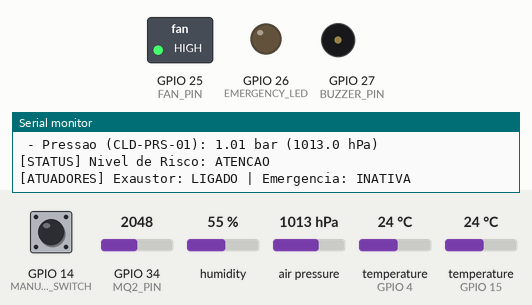
The sketch below on a simulated ESP32. Parts: switched loads named in the sketch (green lamp = pin HIGH), output pins drawn as LEDs (lit = HIGH), buzzer (waves = sounding, pin HIGH), the last lines printed to the serial monitor. The test bench sets the inputs (shaded band); at power-on: GPIO 34 (MQ2_PIN) = 2048, GPIO 14 (MANUAL_SWITCH) HIGH, humidity 55 %, air pressure 1013 hPa, temperature (sensors on GPIO 4, GPIO 15) 24 °C (analog values on the 0–4095 scale). WiFi joins after 1.5 s; servers stay silent unless stated; random numbers use the default seed unless the sketch sets one; no MQTT or app messages arrive unless stated.

Above: at 2.8 s.
2.9 s: GPIO 34 (MQ2_PIN) set to 2445
8.0 s: GPIO 34 (MQ2_PIN) set to 2536
At 9.4 s:
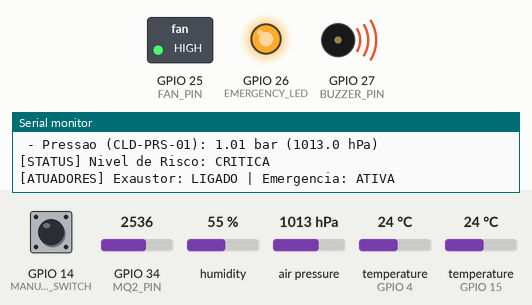
13.0 s: GPIO 34 (MQ2_PIN) set to 1960
At 14.2 s:
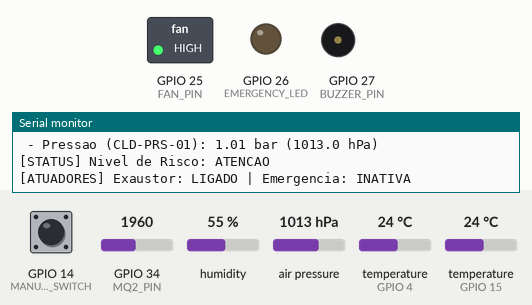
14.5 s: GPIO 34 (MQ2_PIN) set to 2866
At 16.2 s:
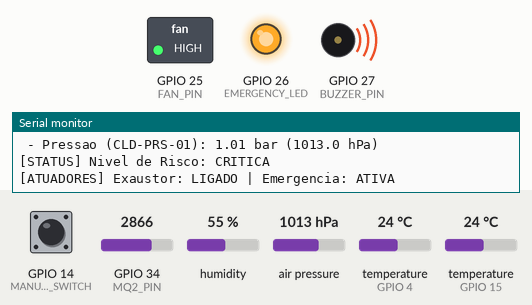
Timing chart, 0 to 17.5 s (numbered marks = the images above; inputs shaded):
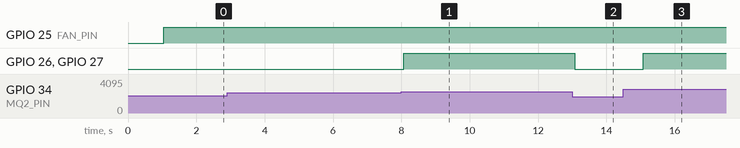

Measured:
- the behaviour switches between 2499 and 2500 on GPIO 34 (MQ2_PIN) (found by bisection; images 0 and 1)
- after the input at 8.0 s, GPIO 26 (EMERGENCY_LED), GPIO 27 (BUZZER_PIN): LOW → HIGH after 0.08 s
- after the input at 13.0 s, GPIO 26 (EMERGENCY_LED), GPIO 27 (BUZZER_PIN): HIGH → LOW after 0.08 s
- after the input at 14.5 s, GPIO 26 (EMERGENCY_LED), GPIO 27 (BUZZER_PIN): LOW → HIGH after 0.58 s

The sketch:

sketch.ino
```cpp
// =====================================================
// SAFECORE - MONITORAMENTO INDUSTRIAL IoT
// ESP32 + MQTT + Wokwi — Setor: Caldeira (Quimex)
// =====================================================

#include <WiFi.h>
#include <Wire.h>
#include <PubSubClient.h>
#include <DHT.h>
#include <Adafruit_BMP085.h>
#include <OneWire.h>
#include <DallasTemperature.h>

// WIFI (Wokwi)
const char* WIFI_SSID = "Wokwi-GUEST";
const char* WIFI_PASSWORD = "";

// MQTT - Broker Público e Sala do Setor Caldeira da Quimex
const char* MQTT_HOST = "broker.mqtt.cool";
const uint16_t MQTT_PORT = 1883;
const char* COMPANY_ID = "quimex";
const char* SECTOR_ID = "caldeira";
const char* DEVICE_ID = "quimex-caldeira-01";
const char* MQTT_BASE = "safecore/quimex/caldeira";

// PINOS
#define DHT_PIN 15
#define DHT_TYPE DHT22
#define MQ2_PIN 34
#define FAN_PIN 25
#define EMERGENCY_LED 26
#define BUZZER_PIN 27
#define MANUAL_SWITCH 14
#define DS18B20_PIN 4

// SENSORES E CONEXOES
DHT dht(DHT_PIN, DHT_TYPE);
Adafruit_BMP085 bmp;
OneWire oneWire(DS18B20_PIN);
DallasTemperature boilerTempSensor(&oneWire);

WiFiClient wifiClient;
PubSubClient mqtt(wifiClient);

// LIMITES DE SEGURANCA DA CALDEIRA
const float TEMP_FAN_ON_C = 30.0;
const float TEMP_EMERGENCY_C = 45.0;
const float HUMIDITY_WARNING_PERCENT = 80.0;

const int GAS_WARNING_RAW = 1800;
const int GAS_EMERGENCY_RAW = 2500;

const float BOILER_TEMP_WARNING_C = 50.0;
const float BOILER_TEMP_EMERGENCY_C = 55.0;

const float PRESSURE_WARNING_HPA = 1030.0;
const float PRESSURE_EMERGENCY_HPA = 1050.0;

// INTERVALOS
const unsigned long SENSOR_INTERVAL_MS = 1000;
const unsigned long MQTT_INTERVAL_MS = 2000;
const unsigned long WIFI_RETRY_MS = 5000;
const unsigned long MQTT_RETRY_MS = 3000;

// ESTADO DOS SENSORES
float ambientTempC = NAN;
float humidityPercent = NAN;
float boilerTempC = NAN;
float pressureHpa = NAN;
float pressureBar = NAN;
float gasLelPercent = 0.0;
int gasRaw = 0;

bool bmpAvailable = false;
bool fanOn = false;
bool emergency = false;
bool manualVentilation = false;
bool remoteVentilation = false;

bool ambientSensorFault = true;
bool boilerSensorFault = true;
bool pressureSensorFault = true;

String riskLevel = "INICIALIZANDO";
String riskReasons = "";

unsigned long lastSensorRead = 0;
unsigned long lastPublish = 0;
unsigned long lastWifiAttempt = 0;
unsigned long lastMqttAttempt = 0;

// =====================================================
// CALLBACK MQTT (COMANDOS REMOTOS DO APP FLUTTER)
// =====================================================
void onMqttMessage(char* topic, byte* payload, unsigned int length) {
  String msg;
  for (unsigned int i = 0; i < length; i++) {
    msg += (char)payload[i];
  }
  msg.trim();

  Serial.print("[MQTT] Comando recebido em ");
  Serial.print(topic);
  Serial.print(": ");
  Serial.println(msg);

  if (msg.indexOf("ventilacao") >= 0 || msg == "FAN_ON") {
    remoteVentilation = true;
    digitalWrite(FAN_PIN, HIGH);
  } else if (msg == "FAN_OFF" || msg.indexOf("liberacao") >= 0) {
    remoteVentilation = false;
  }
}

// =====================================================
// CONEXAO WIFI (NAO BLOQUEANTE)
// =====================================================
void connectWiFi() {
  if (WiFi.status() == WL_CONNECTED) return;

  unsigned long now = millis();
  if (now - lastWifiAttempt < WIFI_RETRY_MS) return;

  lastWifiAttempt = now;
  Serial.println("[WiFi] Conectando ao Wi-Fi...");
  WiFi.mode(WIFI_STA);
  WiFi.begin(WIFI_SSID, WIFI_PASSWORD);
}

// =====================================================
// CONEXAO MQTT (NAO BLOQUEANTE COM CLIENT ID UNICO)
// =====================================================
void connectMQTT() {
  if (WiFi.status() != WL_CONNECTED || mqtt.connected()) return;

  unsigned long now = millis();
  if (now - lastMqttAttempt < MQTT_RETRY_MS) return;

  lastMqttAttempt = now;

  // Garante um ClientID único a cada reconexão
  String clientId = String("SafeCore-") + DEVICE_ID + "-" + String(random(1000, 9999));
  String statusTopic = String(MQTT_BASE) + "/status";
  String cmdTopic = String(MQTT_BASE) + "/command";

  Serial.print("[MQTT] Tentando conexao com ");
  Serial.print(MQTT_HOST);
  Serial.print("...");

  // Last Will: informa 'offline' em caso de queda brusca
  bool connected = mqtt.connect(
    clientId.c_str(),
    statusTopic.c_str(),
    0,
    true,
    "offline"
  );

  if (connected) {
    Serial.println(" CONECTADO COM SUCESSO!");
    mqtt.publish(statusTopic.c_str(), "online", true);
    mqtt.subscribe(cmdTopic.c_str());
    Serial.print("[MQTT] Sala do Setor: ");
    Serial.println(MQTT_BASE);
  } else {
    Serial.print(" FALHA. Estado MQTT: ");
    Serial.println(mqtt.state());
  }
}

// =====================================================
// LEITURA DOS SENSORES
// =====================================================
void readSensors() {
  // 1. DHT22 (Temperatura Ambiente e Umidade da Caldeira)
  float t = dht.readTemperature();
  float h = dht.readHumidity();
  ambientSensorFault = isnan(t) || isnan(h);
  if (!ambientSensorFault) {
    ambientTempC = t;
    humidityPercent = h;
  }

  // 2. MQ-2 (Gás Combustível - ADC 12 bits: 0..4095 -> 0..100 %LEL)
  gasRaw = analogRead(MQ2_PIN);
  gasLelPercent = (gasRaw / 4095.0f) * 100.0f;

  // 3. DS18B20 (Temperatura da Caldeira - Assíncrono)
  float bt = boilerTempSensor.getTempCByIndex(0);
  boilerSensorFault = (bt == DEVICE_DISCONNECTED_C || bt < -55.0 || bt > 125.0);
  if (!boilerSensorFault) {
    boilerTempC = bt;
  }
  boilerTempSensor.requestTemperatures();

  // 4. BMP180 (Pressão da Caldeira)
  if (bmpAvailable) {
    float p = bmp.readPressure() / 100.0f; // hPa
    pressureSensorFault = !isfinite(p) || p < 300.0f || p > 2000.0f;
    if (!pressureSensorFault) {
      pressureHpa = p;
      pressureBar = p / 1000.0f; // Conversão hPa -> bar para o app SafeCore
    }
  } else {
    pressureSensorFault = true;
  }

  Serial.println("\n------------------------------------");
  Serial.println("[SENSORES - CALDEIRA QUIMEX] Leitura realizada:");
  Serial.print(" - Temp. Ambiente: "); Serial.println(ambientSensorFault ? "FALHA" : String(ambientTempC, 1) + " C");
  Serial.print(" - Umidade (CLD-UMD-01): "); Serial.println(ambientSensorFault ? "FALHA" : String(humidityPercent, 1) + " %");
  Serial.print(" - Gas (CLD-GAS-01): "); Serial.println(String(gasLelPercent, 1) + " %LEL (ADC " + String(gasRaw) + ")");
  Serial.print(" - Temp. Caldeira (CLD-TMP-01): "); Serial.println(boilerSensorFault ? "FALHA" : String(boilerTempC, 1) + " C");
  Serial.print(" - Pressao (CLD-PRS-01): "); Serial.println((!bmpAvailable || pressureSensorFault) ? "N/A" : String(pressureBar, 2) + " bar (" + String(pressureHpa, 1) + " hPa)");
}

// =====================================================
// LOGICA DE SEGURANCA E ATUADORES
// =====================================================
void evaluateSafety() {
  bool gasWarning = gasRaw >= GAS_WARNING_RAW;
  bool gasCritical = gasRaw >= GAS_EMERGENCY_RAW;

  bool ambientHeatWarning = !ambientSensorFault && ambientTempC >= TEMP_FAN_ON_C;
  bool ambientHeatCritical = !ambientSensorFault && ambientTempC >= TEMP_EMERGENCY_C;

  bool boilerHeatWarning = !boilerSensorFault && boilerTempC >= BOILER_TEMP_WARNING_C;
  bool boilerHeatCritical = !boilerSensorFault && boilerTempC >= BOILER_TEMP_EMERGENCY_C;

  bool pressureWarning = !pressureSensorFault && pressureHpa >= PRESSURE_WARNING_HPA;
  bool pressureCritical = !pressureSensorFault && pressureHpa >= PRESSURE_EMERGENCY_HPA;

  bool sensorFault = ambientSensorFault && boilerSensorFault;

  fanOn = manualVentilation || remoteVentilation || gasWarning || ambientHeatWarning || boilerHeatWarning || sensorFault;
  emergency = gasCritical || ambientHeatCritical || boilerHeatCritical || pressureCritical || sensorFault;

  riskReasons = "";
  if (gasWarning) riskReasons += "GAS_DETECTADO;";
  if (gasCritical) riskReasons += "GAS_CRITICO;";
  if (ambientHeatWarning) riskReasons += "CALOR_AMBIENTE;";
  if (ambientHeatCritical) riskReasons += "CALOR_AMBIENTE_CRITICO;";
  if (!ambientSensorFault && humidityPercent >= HUMIDITY_WARNING_PERCENT) riskReasons += "UMIDADE_ALTA;";
  if (boilerHeatWarning) riskReasons += "CALDEIRA_TEMPERATURA_ALTA;";
  if (boilerHeatCritical) riskReasons += "CALDEIRA_TEMPERATURA_CRITICA;";
  if (pressureWarning) riskReasons += "PRESSAO_ALTA;";
  if (pressureCritical) riskReasons += "PRESSAO_CRITICA;";
  if (sensorFault) riskReasons += "FALHA_SENSOR;";
  if (manualVentilation || remoteVentilation) riskReasons += "VENTILACAO_ATIVA;";

  if (emergency) {
    riskLevel = "CRITICA";
  } else if (gasWarning || ambientHeatWarning || boilerHeatWarning || pressureWarning || (!ambientSensorFault && humidityPercent >= HUMIDITY_WARNING_PERCENT)) {
    riskLevel = "ATENCAO";
  } else {
    riskLevel = "SEGURA";
  }

  digitalWrite(FAN_PIN, fanOn ? HIGH : LOW);
  digitalWrite(EMERGENCY_LED, emergency ? HIGH : LOW);
  digitalWrite(BUZZER_PIN, emergency ? HIGH : LOW);

  Serial.print("[STATUS] Nivel de Risco: "); Serial.println(riskLevel);
  Serial.print("[ATUADORES] Exaustor: "); Serial.print(fanOn ? "LIGADO" : "DESLIGADO");
  Serial.print(" | Emergencia: "); Serial.println(emergency ? "ATIVA" : "INATIVA");
}

// =====================================================
// PUBLICACAO MQTT (JSON PARA O APP SAFECORE)
// =====================================================
void publishTelemetry() {
  if (!mqtt.connected()) {
    Serial.println("[MQTT] Telemetria retida: Sem conexao com o Broker.");
    return;
  }

  String topic = String(MQTT_BASE) + "/telemetry";

  char payload[640];
  char jsonAmbTemp[12], jsonHumidity[12], jsonBoilerTemp[12], jsonPressureHpa[12], jsonPressureBar[12], jsonGasLel[12];

  if (ambientSensorFault) {
    strcpy(jsonAmbTemp, "null");
    strcpy(jsonHumidity, "null");
  } else {
    snprintf(jsonAmbTemp, sizeof(jsonAmbTemp), "%.2f", ambientTempC);
    snprintf(jsonHumidity, sizeof(jsonHumidity), "%.2f", humidityPercent);
  }

  // Se o DS18B20 falhar, usa a temperatura do DHT22 como fallback para CLD-TMP-01
  if (!boilerSensorFault) {
    snprintf(jsonBoilerTemp, sizeof(jsonBoilerTemp), "%.2f", boilerTempC);
  } else if (!ambientSensorFault) {
    snprintf(jsonBoilerTemp, sizeof(jsonBoilerTemp), "%.2f", ambientTempC);
  } else {
    strcpy(jsonBoilerTemp, "null");
  }

  if (pressureSensorFault || !bmpAvailable) {
    // Caso o BMP180 não esteja conectado no esquemático Wokwi, envia 1013.25 hPa (1.01 bar) padrão ou null
    snprintf(jsonPressureHpa, sizeof(jsonPressureHpa), "%.2f", 1013.25);
    snprintf(jsonPressureBar, sizeof(jsonPressureBar), "%.2f", 1.01);
  } else {
    snprintf(jsonPressureHpa, sizeof(jsonPressureHpa), "%.2f", pressureHpa);
    snprintf(jsonPressureBar, sizeof(jsonPressureBar), "%.2f", pressureBar);
  }

  snprintf(jsonGasLel, sizeof(jsonGasLel), "%.2f", gasLelPercent);

  snprintf(payload, sizeof(payload),
    "{"
      "\"empresa\":\"%s\","
      "\"setor\":\"%s\","
      "\"codigo_setor\":\"CLD\","
      "\"device\":\"%s\","
      "\"uptime_ms\":%lu,"
      "\"ambiente\":{\"temp_c\":%s,\"umidade_pct\":%s,\"gas_adc\":%d,\"gas_lel\":%s},"
      "\"caldeira\":{\"temp_c\":%s,\"pressao_hpa\":%s,\"pressao_bar\":%s},"
      "\"sensores\":{"
        "\"CLD-TMP-01\":%s,"
        "\"CLD-PRS-01\":%s,"
        "\"CLD-UMD-01\":%s,"
        "\"CLD-GAS-01\":%s"
      "},"
      "\"atuadores\":{\"ventilacao\":%s,\"emergencia\":%s},"
      "\"risco\":\"%s\","
      "\"motivos\":\"%s\""
    "}",
    COMPANY_ID, SECTOR_ID, DEVICE_ID, millis(),
    jsonAmbTemp, jsonHumidity, gasRaw, jsonGasLel,
    jsonBoilerTemp, jsonPressureHpa, jsonPressureBar,
    jsonBoilerTemp, jsonPressureBar, jsonHumidity, jsonGasLel,
    fanOn ? "true" : "false", emergency ? "true" : "false",
    riskLevel.c_str(), riskReasons.c_str()
  );

  // Publica com retain = true para que o app Flutter receba o estado imediatamente ao abrir
  bool published = mqtt.publish(topic.c_str(), payload, true);

  if (published) {
    Serial.println("[MQTT] Telemetria enviada com sucesso!");
    Serial.print("[MQTT] Topico: ");
    Serial.println(topic);
    Serial.print("[MQTT] JSON: ");
    Serial.println(payload);

    String riskTopic = String(MQTT_BASE) + "/risk";
    mqtt.publish(riskTopic.c_str(), riskLevel.c_str(), true);

    String emergencyTopic = String(MQTT_BASE) + "/emergency";
    mqtt.publish(emergencyTopic.c_str(), emergency ? "true" : "false", true);
  } else {
    Serial.println("[MQTT] ERRO ao publicar mensagem no broker.");
  }
}

// =====================================================
// SETUP
// =====================================================
void setup() {
  Serial.begin(115200);
  randomSeed(micros());

  pinMode(FAN_PIN, OUTPUT);
  pinMode(EMERGENCY_LED, OUTPUT);
  pinMode(BUZZER_PIN, OUTPUT);
  pinMode(MANUAL_SWITCH, INPUT_PULLUP);

  digitalWrite(FAN_PIN, LOW);
  digitalWrite(EMERGENCY_LED, LOW);
  digitalWrite(BUZZER_PIN, LOW);

  analogReadResolution(12);

  dht.begin();

  // Configuração não bloqueante para o DS18B20
  boilerTempSensor.begin();
  boilerTempSensor.setWaitForConversion(false);
  boilerTempSensor.requestTemperatures();

  Wire.begin(21, 22);
  bmpAvailable = bmp.begin();

  if (bmpAvailable) {
    Serial.println("[BMP180] Sensor de pressao detectado com sucesso.");
  } else {
    Serial.println("[BMP180] Aviso: Sensor nao detectado. Usando pressao nominal de referencia.");
  }

  // Configuração do MQTT
  mqtt.setServer(MQTT_HOST, MQTT_PORT);
  mqtt.setCallback(onMqttMessage);
  mqtt.setBufferSize(1024);
  mqtt.setKeepAlive(30);

  Serial.println("\n=== SAFECORE IoT - QUIMEX (SETOR: CALDEIRA) INICIALIZADO ===");
  connectWiFi();
}

// =====================================================
// LOOP PRINCIPAL
// =====================================================
void loop() {
  connectWiFi();

  if (WiFi.status() == WL_CONNECTED) {
    connectMQTT();
    if (mqtt.connected()) {
      mqtt.loop();
    }
  }

  unsigned long now = millis();

  // Leitura de Sensores e Regras de Segurança
  if (now - lastSensorRead >= SENSOR_INTERVAL_MS) {
    lastSensorRead = now;
    manualVentilation = (digitalRead(MANUAL_SWITCH) == LOW);
    readSensors();
    evaluateSafety();
  }

  // Disparo de Telemetria
  if (now - lastPublish >= MQTT_INTERVAL_MS) {
    lastPublish = now;
    publishTelemetry();
  }
}
```
